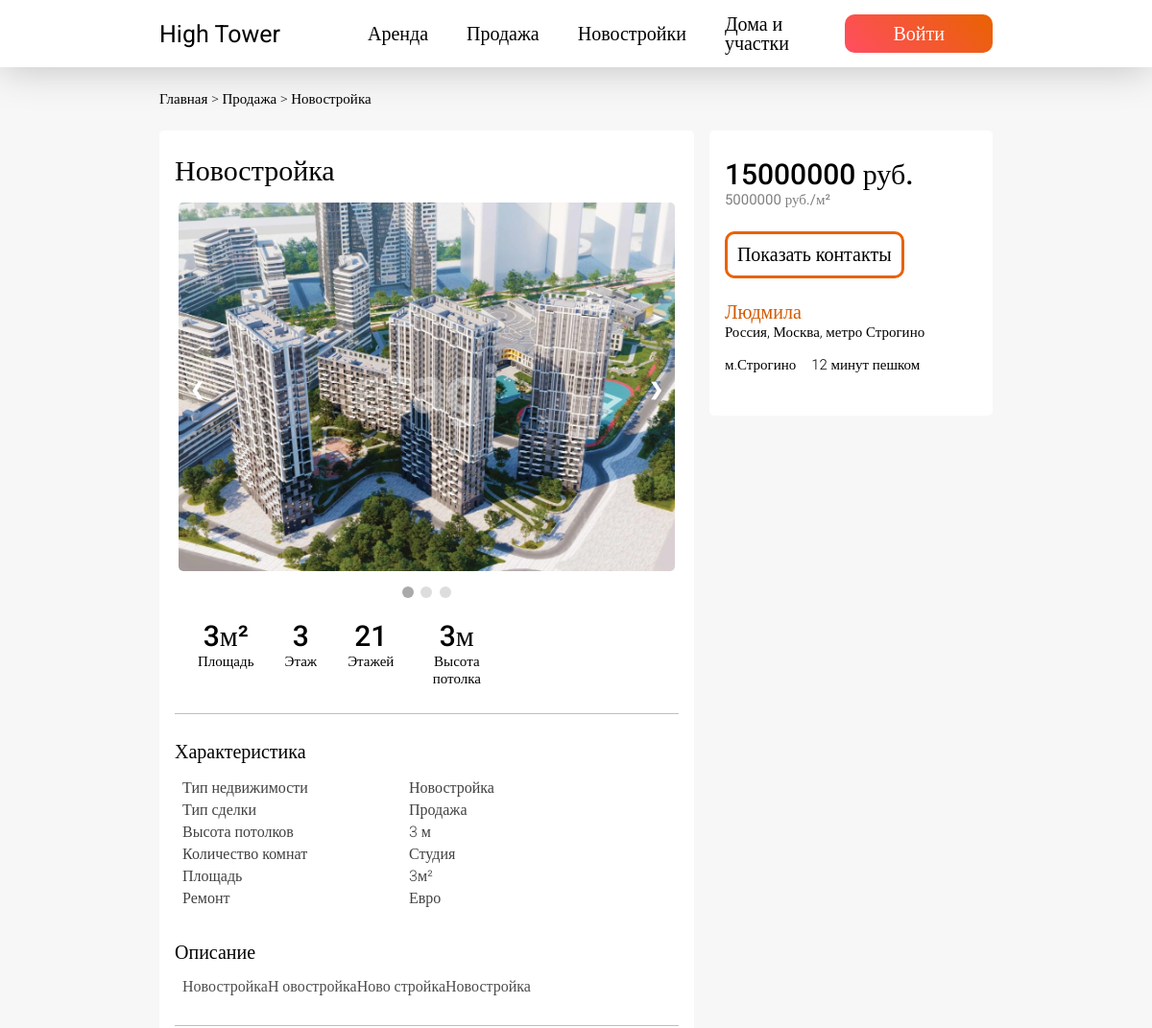
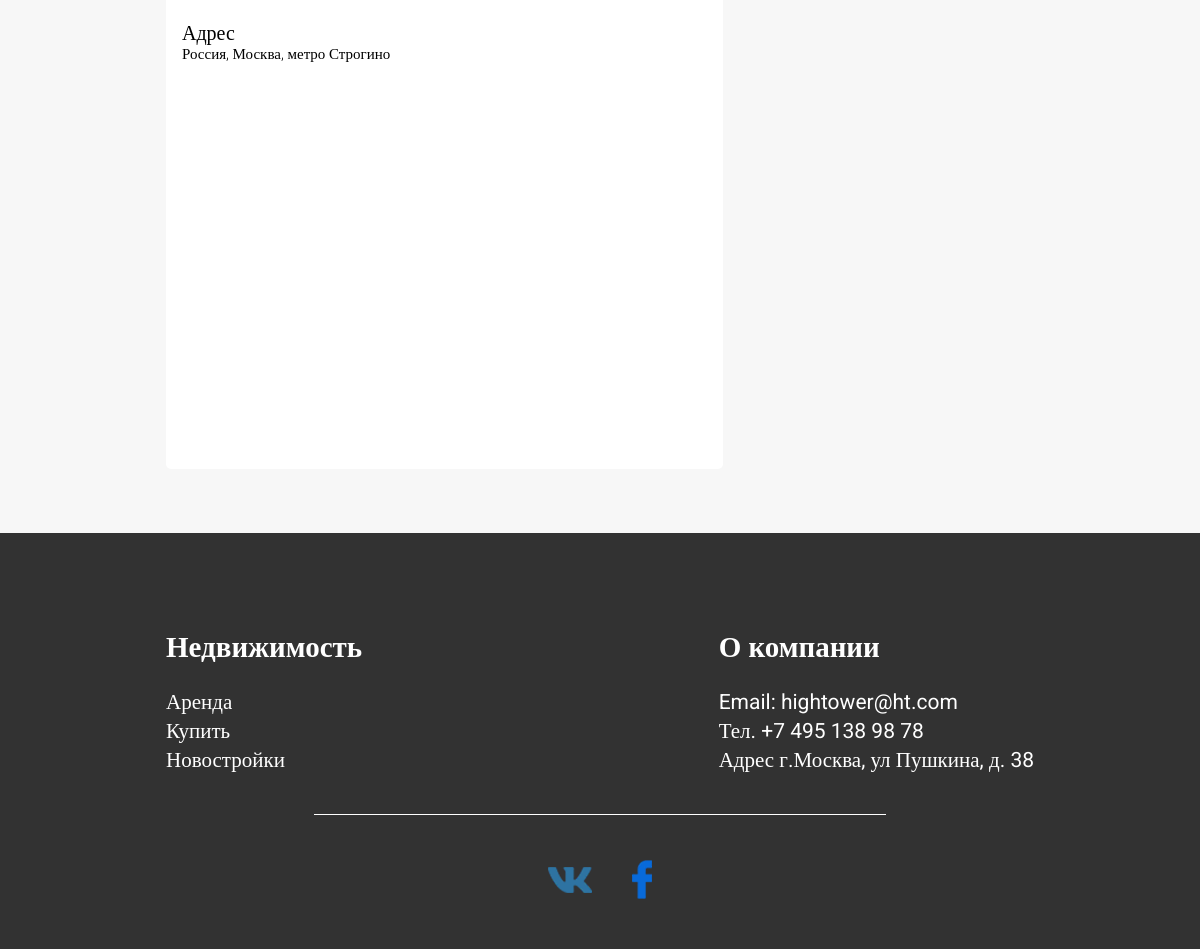
Screenshot of /pages/ad.php?selectedArticle=61 with the database file from the repository (2 pictures, top to bottom).
### tables this page shows
CREATE TABLE `announcement` (
  `ID` int NOT NULL,
  `Title` varchar(100) NOT NULL,
  `Description` text NOT NULL,
  `Cost` bigint NOT NULL,
  `Metro` varchar(30) DEFAULT NULL,
  `transaction` varchar(8) NOT NULL,
  `typeRealty` varchar(12) NOT NULL,
  `address` varchar(255) NOT NULL,
  `foot` tinyint DEFAULT NULL,
  `QuantityRoom` tinyint(1) NOT NULL,
  `Floor` tinyint DEFAULT NULL,
  `square` smallint NOT NULL,
  `totalFloor` tinyint NOT NULL,
  `ceilHeight` tinyint NOT NULL,
  `repair` varchar(14) NOT NULL,
  `IDUser` int NOT NULL
);

### pages/ad.php (the view, shortened to what this page needs)
<?php
$server = "127.0.0.1";
$username = 'root';
$password = '';
$db = 'dbhightower';
$conection = new mysqli($server, $username, $password, $db);
?>
<!DOCTYPE html>
<html lang="en">
<head>
    <link rel="stylesheet" href="../css/advertisement.css">
</head>
<body>
    <div class="wrapper">
        <header class="header">
            <div class="header__container container">
                <div class="header__content">
                    <a href="../index.php" class="header__logo">High Tower</a>
                    <div class="header__menu">
                        <nav class="header__nav">
                            <a href="ads.php?type=rent" class="nav-btn">Аренда</a>
                            <a href="ads.php?type=sale" class="nav-btn">Продажа</a>
                            <a href="ads.php?type=NewBuildings" class="nav-btn">Новостройки</a>
                            <a href="ads.php?type=area" class="nav-btn">Дома и участки</a>
                        </nav>
                        <?php
                        if (!isset($_SESSION['Name'])) { ?>
                            <button class="header__btn">Войти</button>
                    </div>
                <?php
                        }
                ?>
                </div>
            </div>
        </header>
        <div class="announcement">
            <div class="announcement__container container">
                <?php
                if ($_SESSION['SelectArticle'] != -1 or isset($_GET['selectedArticle'])) {
                    if (isset($_GET['selectedArticle'])) {
                        $articleId = $_GET['selectedArticle'];
                    } elseif ($_SESSION['SelectArticle'] != -1) {
                        $articleId = $_SESSION['SelectArticle'];
                    }
                    $query = "SELECT *,
                            (SELECT photo1 FROM photos WHERE announcementID='$articleId') as 'photo1',
                            (SELECT photo2 FROM photos WHERE announcementID='$articleId') as 'photo2',
                            (SELECT photo3 FROM photos WHERE announcementID='$articleId') as 'photo3',
                            (SELECT photo4 FROM photos WHERE announcementID='$articleId') as 'photo4',
                            (SELECT photo5 FROM photos WHERE announcementID='$articleId') as 'photo5',
                            (SELECT photo6 FROM photos WHERE announcementID='$articleId') as 'photo6',
                            (SELECT photo7 FROM photos WHERE announcementID='$articleId') as 'photo7',
                            (SELECT photo8 FROM photos WHERE announcementID='$articleId') as 'photo8',
                            (SELECT photo9 FROM photos WHERE announcementID='$articleId') as 'photo9',
                            (SELECT photo10 FROM photos WHERE announcementID='$articleId') as 'photo10',
                            (SELECT photo11 FROM photos WHERE announcementID='$articleId') as 'photo11',
                            (SELECT NumberPhone FROM users WHERE ID=a.IDUser) as 'numberPhone',
                            (SELECT Name FROM users WHERE ID=a.IDUser) as 'user'
                            FROM announcement a WHERE ID='$articleId'";
                    if (mysqli_num_rows(mysqli_query($conection, $query)) > 0) {
                        $comment = mysqli_fetch_array(mysqli_query($conection, $query));
                ?>
                        <div class="announcement__navigation">
                            <a href="../index.php" class="navigation__link">Главная</a>
                            <span class="navigation__arrow">></span>
                            <a <?php if ($comment['transaction'] == " Продажа") { ?> href="ads.php?type=sale" <?php } elseif ($comment['transaction'] == " Аренда") { ?> href="ads.php?type=rent" <?php } ?> class="navigation__link"><?php echo $comment['transaction'] ?></a>
                            <span class="navigation__arrow">></span>
                            <a href="ad.php" class="navigation__link"><?php echo $comment['Title'] ?></a>
                        </div>
                        <div class="announcement__row">
                            <main class="left-block">
                                <div class="left-block__row">
                                    <div class="left-block__title">
                                        <h1><?php echo $comment['Title'] ?></h1>
                                    </div>
                                </div>
                                <div class="slider">
                                    <?php
                                    $count = 0;
                                    if (!is_null($comment['photo1'])) {
                                        $count++;
                                    ?>
                                        <div class="left-block__column">
                                            <div class="left-block__img">
                                                <img src="../imgAppartments/announcement<?php echo $comment['ID'] . "/";
                                                                                        echo $comment['photo1']; ?>">
                                            </div>
                                        </div>
                                    <?php
                                    }
                                    if (!is_null($comment['photo2'])) {
                                        $count++;
                                    ?>
                                    <?php
                                    }
                                    if (!is_null($comment['photo3'])) {
                                        $count++;
                                    ?>
                                    <?php
                                    }
                                    ?>
                                    <a class="prev" onclick="minusSlide()">&#10094;</a>
                                    <a class="next" onclick="plusSlide()">&#10095;</a>
                                </div>
                                <div class="slider-dots">
                                    <?php
                                    for ($i = 1; $i <= $count; $i++) { ?>
                                        <span class="slider-dots_item" onclick="currentSlide(<?= $count ?>)"></span>
                                    <?php
                                    }
                                    ?>
                                </div>
                                <div class="left-block__params params">
                                    <div class="params__row">
                                        <div class="params__column">
                                            <div class="params__item">
                                                <div class="params__title"><?php echo $comment['square'] ?>м²</div>
                                                <div class="params__subtitle">Площадь</div>
                                            </div>
                                        </div>
                                        <?php
                                        if ($comment['typeRealty'] != 'Участок') { ?>
                                            <div class="params__column">
                                                <div class="params__item">
                                                    <div class="params__title"><?php echo $comment['Floor'] ?></div>
                                                    <div class="params__subtitle">Этаж</div>
                                                </div>
                                            </div>
                                        <?php
                                        }
                                        ?>
                                        <div class="params__column">
                                            <div class="params__item">
                                                <div class="params__title"><?php echo $comment['totalFloor'] ?></div>
                                                <div class="params__subtitle">Этажей</div>
                                            </div>
                                        </div>
                                        <div class="params__column">
                                            <div class="params__item">
                                                <div class="params__title"><?php echo $comment['ceilHeight'] ?>м</div>
                                                <div class="params__subtitle">Высота потолка</div>
                                            </div>
                                        </div>
                                    </div>
                                </div>
                                <div class="left-block__characteristic characteristic">
                                    <div class="characteristic__title title">Характеристика</div>
                                    <div class="characteristic__characteristics">
                                        <ul class="characteristic-ul">
                                            <li class="characteristic-li">
                                                <span>Тип недвижимости</span>
                                                <span><?php echo $comment['typeRealty'] ?></span>
                                            </li>
                                            <li class="characteristic-li">
                                                <span>Тип сделки</span>
                                                <span><?php echo $comment['transaction'] ?></span>
                                            </li>
                                            <li class="characteristic-li">
                                                <span>Высота потолков</span>
                                                <span><?php echo $comment['ceilHeight'] ?> м</span>
                                            </li>
                                            <li class="characteristic-li">
                                                <span>Количество комнат</span>
                                                <span><?php if ($comment['QuantityRoom'] == 0) {
                                                            echo "Студия";
                                                        } else {
                                                            echo $comment['QuantityRoom'];
                                                        } ?></span>
                                            </li>
                                            <li class="characteristic-li">
                                                <span>Площадь</span>
                                                <span><?php echo $comment['square'] ?>м²</span>
                                            </li>
                                            <li class="characteristic-li">
                                                <span>Ремонт</span>
                                                <span><?php echo $comment['repair'] ?></span>
                                            </li>
                                        </ul>
                                    </div>
                                </div>
                                <div class="left-block__description description">
                                    <div class="description__title title">Описание</div>
                                    <div class="description__text"><?php echo $comment['Description'] ?></div>
                                </div>
                                <div class="left-block__map map">
                                    <div class="map__title title">Адрес</div>
                                    <div class="map__addres"><?php echo $comment['address'] ?></div>
                                    <div class="map__container" id="map">
                                    </div>
                                </div>
                            </main>
                            <aside class="right-block">
                                <div class="right-block__price"><?php echo $comment['Cost'] ?> руб.</div>
                                <div class="right-block__costMeter">
                                    <?php
                                    $costMetr = $comment['Cost'] / $comment['square'];
                                    echo round($costMetr, 0);; ?> руб./м²
                                </div>
                                <button class="right-block__cotact">Показать контакты</button>
                                <div class="right-block__name"><?php echo $comment['user'] ?></div>
                                <div class="right-block__address"><?php echo $comment['address'] ?></div>
                                <div class="right-block__row">
                                    <?php
                                    if ($comment['typeRealty'] != 'Участок') { ?>
                                        <div class="right-block__metro">м.<?php echo $comment['Metro'] ?></div>
                                        <div class="right-block__time"><?php echo $comment['foot'] ?> минут пешком</div>
                                    <?php
                                    }
                                    ?>
                                </div>
                            </aside>
                    <?php
                    }
                }
                    ?>
                        </div>
            </div>
        </div>
        <footer class="footer">
            <div class="footer__container container">
                <div class="footer__content">
                    <div class="footer__row">
                        <div class="footer__column">
                            <div class="footer__item">
                                <div class="column__title">Недвижимость</div>
                                <ul>
                                    <li><a href="../pages/ads.php?type=rent" class="item__subtitle">Аренда</a></li>
                                    <li><a href="../pages/ads.php?type=sale" class="item__subtitle">Купить</a></li>
                                    <li><a href="../pages/ads.php?type=NewBuildings" class="item__subtitle">Новостройки</a></li>
                                </ul>
                            </div>
                        </div>
                        <div class="footer__column">
                            <div class="footer__item">
                                <div class="column__title">О компании</div>
                                <ul>
                                    <li><a href="mailto:hightower@ht.com" class="item__subtitle">Email: hightower@ht.com</a></li>
                                    <li><a href="tel:+74951389878" class="item__subtitle">Тел. +7 495 138 98 78</a></li>
                                    <li><a class="item__subtitle">Адрес г.Москва, ул Пушкина, д. 38</a></li>
                                </ul>
                            </div>
                        </div>
                    </div>
                    <div class="footer__arrow"></div>
                    <div class="conacts__row">
                        <div class="contacts__column">
                            <div class="contacts__icon"><img src="../img/icons/vk.png" alt=""></div>
                        </div>
                        <div class="contacts__column">
                            <div class="contacts__icon"><img src="../img/icons/facebook.png" alt=""></div>
                        </div>
                    </div>
                </div>
            </div>
        </footer>
    </div>
</body>
</html>

### rows the page displays
announcement: transaction "Продажа", Title "Новостройка", square "3", Floor "3", totalFloor "21", ceilHeight "3", typeRealty "Новостройка", repair "Евро", Description "НовостройкаН овостройкаНово стройкаНовостройка", address "Россия, Москва, метро Строгино", Cost "15000000", costMetr "5000000", Metro "Строгино", foot "12"

### other values shown
$comment['user'] "Людмила"
